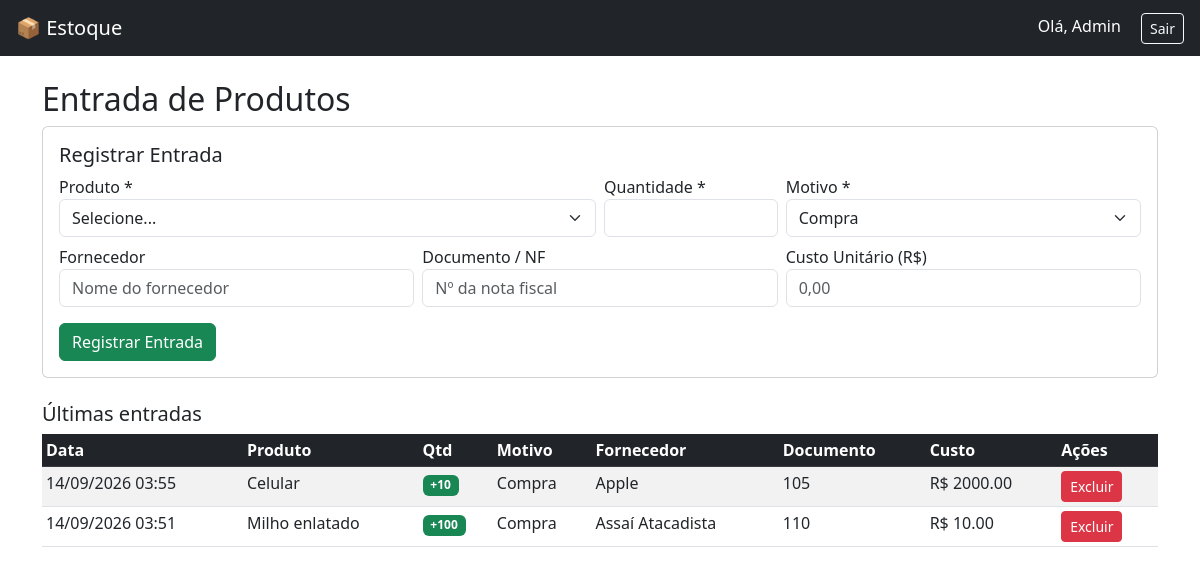
Screenshot of /entrada (signed in) with the database file from the repository.
### models.py (models this page shows)
class Usuario(db.Model, UserMixin):
    id = db.Column(db.Integer, primary_key=True)
    nome = db.Column(db.String(100), nullable=False)
    email = db.Column(db.String(100), unique=True, nullable=False)
    senha = db.Column(db.String(200), nullable=False)
    tipo = db.Column(db.String(20), default='operador')

class Movimentacao(db.Model):
    id = db.Column(db.Integer, primary_key=True)
    produto_id = db.Column(db.Integer, db.ForeignKey('produto.id'))
    tipo = db.Column(db.String(10))  # 'entrada' ou 'saida'
    quantidade = db.Column(db.Integer)
    motivo = db.Column(db.String(50))
    fornecedor = db.Column(db.String(100))
    destino = db.Column(db.String(100))
    documento = db.Column(db.String(50))
    custo_unitario = db.Column(db.Float, default=0.0)
    data = db.Column(db.DateTime, server_default=db.func.now())
    produto = db.relationship('Produto')

class Produto(db.Model):
    id = db.Column(db.Integer, primary_key=True)
    nome = db.Column(db.String(100), nullable=False)
    categoria_id = db.Column(db.Integer, db.ForeignKey('categoria.id'))
    quantidade = db.Column(db.Integer, default=0)
    preco = db.Column(db.Float, default=0.0)
    estoque_minimo = db.Column(db.Integer, default=0)
    criado_em = db.Column(db.DateTime, server_default=db.func.now())
    atualizado_em = db.Column(db.DateTime, server_default=db.func.now(), onupdate=db.func.now())
    categoria = db.relationship('Categoria', backref='produtos')

### app.py (the view, shortened to what this page needs)
@app.route('/entrada', methods=['GET', 'POST'])
@login_required
def entrada():
    produtos_lista = Produto.query.order_by(Produto.nome).all()
    movs = Movimentacao.query.filter_by(tipo='entrada').order_by(Movimentacao.data.desc()).limit(20).all()
    return render_template('entrada.html', produtos=produtos_lista, movimentacoes=movs)

### app.py (called while the page is built)
@login_manager.user_loader
def load_user(user_id):
    return Usuario.query.get(int(user_id))

### templates/entrada.html (shortened to what this page needs)
{% extends 'base.html' %}
{% block content %}
<h2>Entrada de Produtos</h2>
<div class="card mb-4">
    <div class="card-body">
        <h5 class="card-title">Registrar Entrada</h5>
        <form method="POST" class="row g-2">
            <div class="col-md-6">
                <label>Produto *</label>
                <select name="produto_id" class="form-select" required>
                    <option value="">Selecione...</option>
                </select>
            </div>
            <div class="col-md-2">
                <label>Quantidade *</label>
                <input type="number" name="quantidade" class="form-control" min="1" required>
            </div>
            <div class="col-md-4">
                <label>Motivo *</label>
                <select name="motivo" class="form-select" required>
                    <option value="Compra">Compra</option>
                </select>
            </div>
            <div class="col-md-4">
                <label>Fornecedor</label>
                <input type="text" name="fornecedor" class="form-control" placeholder="Nome do fornecedor">
            </div>
            <div class="col-md-4">
                <label>Documento / NF</label>
                <input type="text" name="documento" class="form-control" placeholder="Nº da nota fiscal">
            </div>
            <div class="col-md-4">
                <label>Custo Unitário (R$)</label>
                <input type="number" step="0.01" name="custo_unitario" class="form-control" placeholder="0,00">
            </div>
            <div class="col-12 mt-3">
                <button class="btn btn-success">Registrar Entrada</button>
            </div>
        </form>
    </div>
</div>
<h5>Últimas entradas</h5>
<table class="table table-sm table-striped">
    <thead class="table-dark">
        <tr>
            <th>Data</th>
            <th>Produto</th>
            <th>Qtd</th>
            <th>Motivo</th>
            <th>Fornecedor</th>
            <th>Documento</th>
            <th>Custo</th>
            <th>Ações</th>
        </tr>
    </thead>
    <tbody>
        {% for m in movimentacoes %}
        <tr>
            <td>{{ m.data.strftime('%d/%m/%Y %H:%M') }}</td>
            <td>{{ m.produto.nome }}</td>
            <td><span class="badge bg-success">+{{ m.quantidade }}</span></td>
            <td>{{ m.motivo or '-' }}</td>
            <td>{{ m.fornecedor or '-' }}</td>
            <td>{{ m.documento or '-' }}</td>
            <td>{% if m.custo_unitario %}R$ {{ "%.2f"|format(m.custo_unitario) }}{% else %}-{% endif %}</td>
            <td>
                <a href="{{ url_for('excluir_movimentacao', id=m.id) }}"
                   class="btn btn-danger btn-sm"
                   onclick="return confirm('Excluir essa entrada? O estoque será estornado.')">Excluir</a>
            </td>
        </tr>
        {% else %}
        <tr><td colspan="8" class="text-center">Nenhuma entrada registrada.</td></tr>
        {% endfor %}
    </tbody>
</table>
{% endblock %}

### templates/base.html (shortened to what this page needs)
<!DOCTYPE html>
<html lang="pt-br">
<head>
    <link href="https://cdn.jsdelivr.net/npm/bootstrap@5.3.0/dist/css/bootstrap.min.css" rel="stylesheet">
</head>
<body>
<nav class="navbar navbar-expand-lg navbar-dark bg-dark px-3">
    <a class="navbar-brand" href="/">📦 Estoque</a>
    {% if current_user.is_authenticated %}
    <div class="ms-auto">
        <span class="text-white me-3">Olá, {{ current_user.nome }}</span>
        <a class="btn btn-outline-light btn-sm" href="{{ url_for('logout') }}">Sair</a>
    </div>
    {% endif %}
</nav>
<div class="container mt-4">
    {% block content %}{% endblock %}
</div>
</body>
</html>

### rows the page displays
Usuario: nome "Admin"
Movimentacao: data "14/09/2026 03:55", produto.nome "Celular", quantidade "10", motivo "Compra", fornecedor "Apple", documento "105", custo_unitario "2000.00"
Movimentacao: data "14/09/2026 03:51", produto.nome "Milho enlatado", quantidade "100", motivo "Compra", fornecedor "Assaí Atacadista", documento "110", custo_unitario "10.00"
